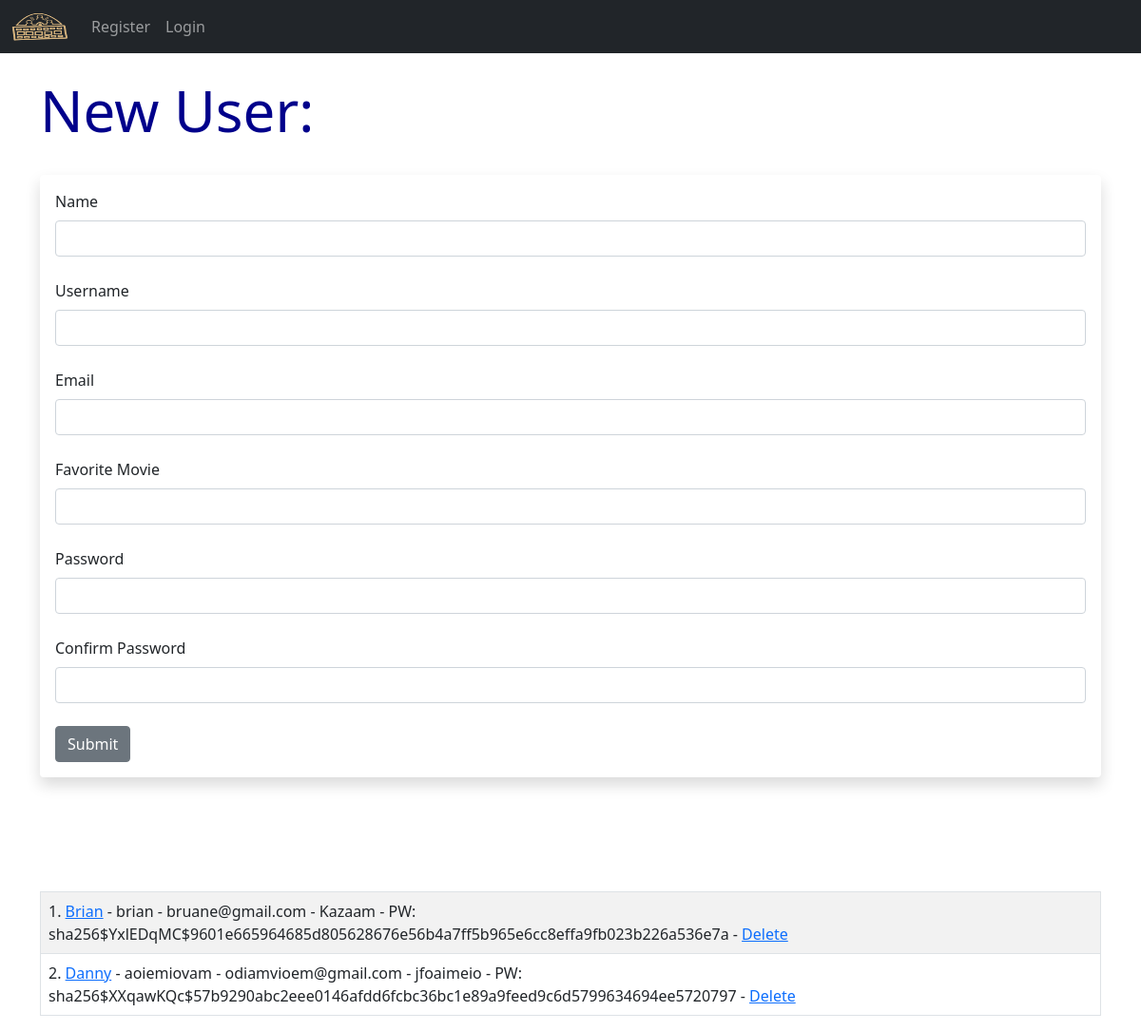
The page /user/add on the database as committed earlier.
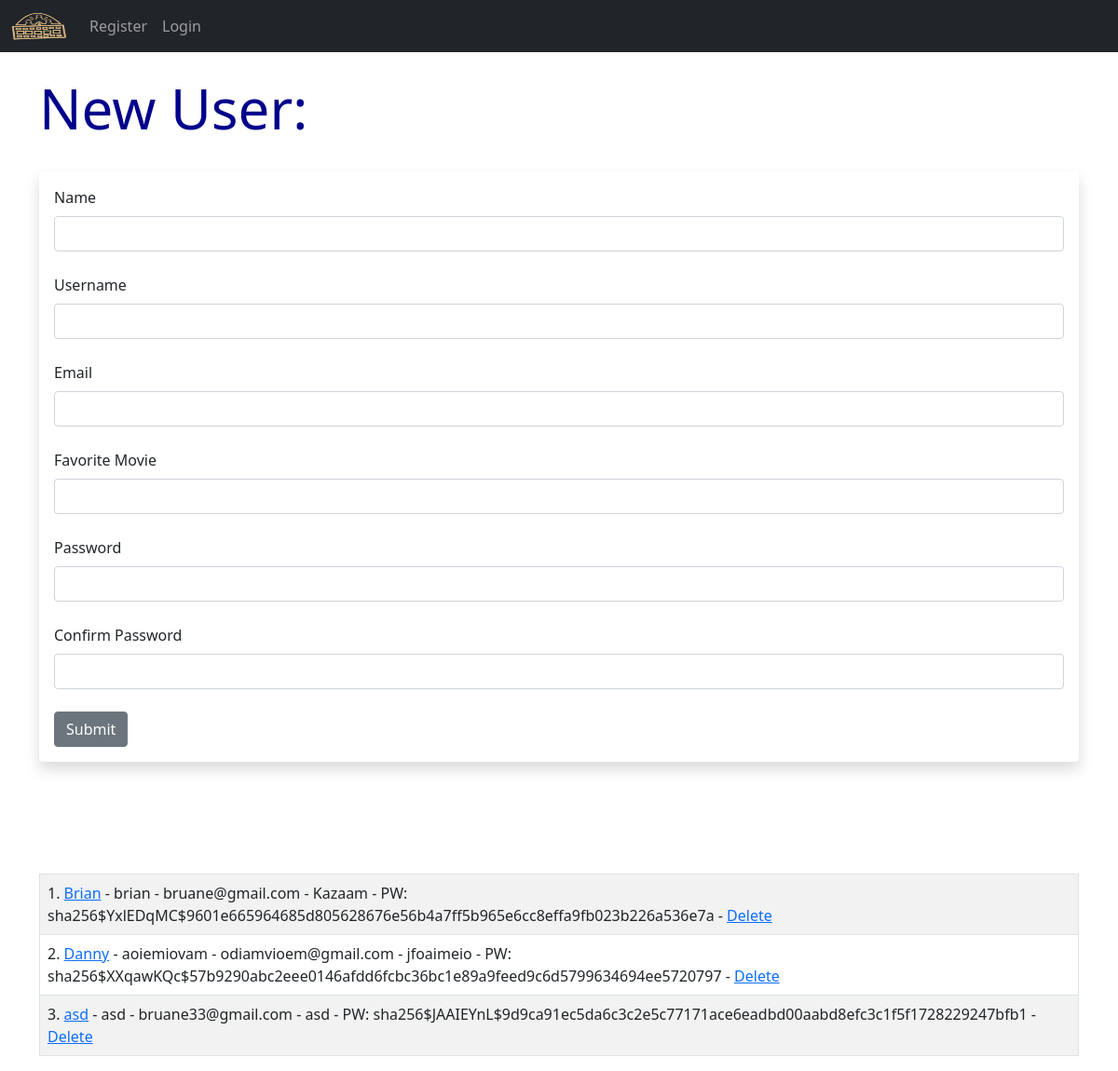
The same page on the database as committed later.
### app.py (models this page shows, shortened)
class Users(db.Model, UserMixin):
    id = db.Column(db.Integer, primary_key=True)
    username = db.Column(db.String(20), nullable=False, unique=True)
    name = db.Column(db.String(200), nullable=False)
    email = db.Column(db.String(120), nullable=False, unique=True)
    favorite_color = db.Column(db.String(120))
    about_author = db.Column(db.Text(), nullable=True)
    date_added = db.Column(db.DateTime, default=datetime.utcnow)
    profile_pic = db.Column(db.String(), nullable=True)
    password_hash = db.Column(db.String(128))
    posts = db.relationship('Posts', backref='poster')
    @property
    def password(self):
        raise AttributeError('password is not a readable attribute!')

### app.py (the view, shortened to what this page needs)
@app.route('/user/add', methods=['GET', 'POST'])
def add_user():
    name = None
    form = UserForm()
    our_users = Users.query.order_by(Users.date_added)
    return render_template("add_user.html",
                           form=form,
                           name=name,
                           our_users=our_users)

### webforms.py
class UserForm(FlaskForm):
    name = StringField("Name", validators=[DataRequired()])
    username = StringField("Username", validators=[DataRequired()])
    email = StringField("Email", validators=[DataRequired()])
    favorite_color = StringField("Favorite Movie")
    about_author = TextAreaField("About Author")
    password_hash = PasswordField('Password', validators=[DataRequired(), EqualTo(
        'password_hash2', message='Passwords Must Match!')])
    password_hash2 = PasswordField(
        'Confirm Password', validators=[DataRequired()])
    profile_pic = FileField("Profile Pic")
    submit = SubmitField("Submit")

class SearchForm(FlaskForm):
    searched = StringField("Searched", validators=[DataRequired()])
    submit = SubmitField("Submit")

### app.py (called while the page is built)
@app.context_processor
def base():
    form = SearchForm()
    return dict(form=form)

### templates/add_user.html (shortened to what this page needs)
{% extends 'base.html' %} {% block content %}  {% if name %}
<h1>User Added!</h1>
<br /><br />
<table class="table table-hover table-bordered table-striped">
  {% for our_user in our_users %}
  <tr>
    <td>
      {{ our_user.id }}.
      <a href="{{ url_for('update', id=our_user.id)}}">{{ our_user.name }}</a> -
      {{ our_user.email }} - {{ our_user.favorite_color }} -
      <a href="{{ url_for('delete', id=our_user.id)}}">Delete</a>
    </td>
  </tr>
  {% endfor %}
</table>
{% else %}
<h1>New User:</h1>
<br />
<div class="shadow p-3 mb-5 bg-body rounded">
  <form method="POST">
    {{ form.hidden_tag() }} {{ form.name.label(class="form-label") }} {{
    form.name(class="form-control") }}
    <br />
    {{ form.username.label(class="form-label") }} {{
    form.username(class="form-control") }}
    <br />
    {{ form.email.label(class="form-label") }} {{
    form.email(class="form-control") }}
    <br />
    {{ form.favorite_color.label(class="form-label") }} {{
    form.favorite_color(class="form-control") }}
    <br />
    {{ form.password_hash.label(class="form-label") }} {{
    form.password_hash(class="form-control") }}
    <br />
    {{ form.password_hash2.label(class="form-label") }} {{
    form.password_hash2(class="form-control") }}
    <br />
    {{ form.submit(class="btn btn-secondary") }}
  </form>
</div>
<br /><br /><br />
<table class="table table-hover table-bordered table-striped">
  {% for our_user in our_users %}
  <tr>
    <td>
      {{ our_user.id }}.
      <a href="{{ url_for('update', id=our_user.id)}}">{{ our_user.name }}</a> -
      {{our_user.username }} - {{ our_user.email }} - {{ our_user.favorite_color
      }} - PW: {{ our_user.password_hash }} -
      <a href="{{ url_for('delete', id=our_user.id)}}">Delete</a>
    </td>
  </tr>
  {% endfor %}
</table>
{% endif %} {% endblock %}

### templates/base.html (shortened to what this page needs)
<!doctype html>
<html lang="en">
  <head>
    <link href="https://cdn.jsdelivr.net/npm/bootstrap@5.0.0-beta1/dist/css/bootstrap.min.css" rel="stylesheet">
    <link href="{{ url_for('static', filename='css/style.css') }}" rel="stylesheet">
  </head>
  <body>
  	{% include 'navbar.html' %}
  	<br/>
  	<div class="container">
		{% block content %}
		{% endblock %}
	</div>
  </body>
</html>

### templates/navbar.html (shortened to what this page needs)
<nav class="navbar navbar-expand-lg navbar-dark bg-dark">
  <div class="container-fluid">
    <a href="{{url_for('index')}}"><img class="navbar-brand" src="/static/images/head.png" alt="CinnaBuddy" style="width:60px;height:40px;"></a>
    <div class="collapse navbar-collapse" id="navbarSupportedContent">
      <ul class="navbar-nav me-auto mb-2 mb-lg-0">
        {% if current_user.is_authenticated %}
        <li class="nav-item">
          <a class="nav-link" href="{{ url_for('dashboard')}}">Dashboard</a>
        </li>
        {% if current_user.id == 1 %}
        <li class="nav-item">
          <a class="nav-link" href="{{ url_for('admin')}}">Admin</a>
        </li>
        {% endif %}
        <li class="nav-item">
          <a class="nav-link" href="{{ url_for('logout')}}">Logout</a>
        </li>
        {% else %}
        <li class="nav-item">
          <a class="nav-link" href="{{ url_for('add_user')}}">Register</a>
        </li>
        <li class="nav-item">
          <a class="nav-link" href="{{ url_for('login')}}">Login</a>
        </li>
        {% endif %}
      </ul>
    </div>
  </div>
</nav>

### static/css/style.css (style rules this page uses)
h1 { color: darkblue; font-size:60px; }
body { background: #000000; background: url("/static/images/logo.png"); }

Rows that differ between the two databases and show on the page:
added Users: id "3", name "asd", username "asd", email "bruane33@gmail.com", favorite_color "asd", password_hash "sha256$JAAIEYnL$9d9ca91ec5da6c3c2e5c77171ace6eadbd00aabd8efc3c1f5f1728229247bfb1"
